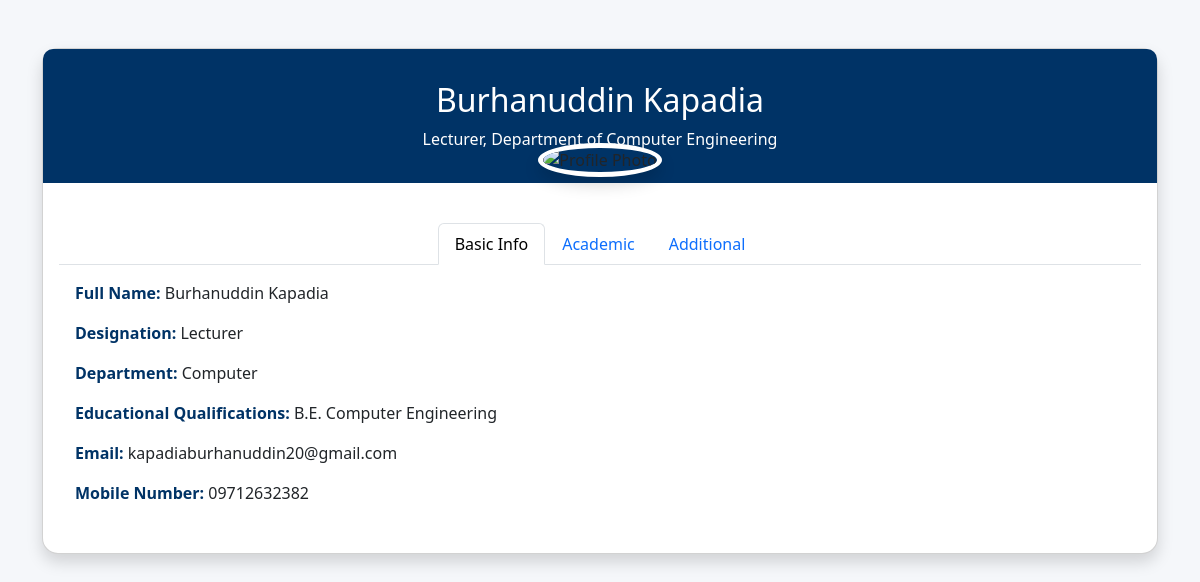
Page /faculty/1 on the committed database.
### tables this page shows
CREATE TABLE "faculty" (
	"id"	INTEGER NOT NULL,
	"name"	VARCHAR(100),
	"designation"	VARCHAR(100),
	"qualification"	VARCHAR(100),
	"email"	VARCHAR(100),
	"photo"	VARCHAR(200),
	"department_name"	TEXT, mobile_number TEXT, expertise TEXT, subjects_taught TEXT, experience TEXT, research_interests TEXT, publications TEXT, awards TEXT, workshops TEXT, certifications TEXT, additional_roles TEXT,
	PRIMARY KEY("id"),
	FOREIGN KEY("department_name") REFERENCES "departments"("id")
);

### app.py (the view)
@app.route('/faculty/<int:faculty_id>')
def faculty_profile(faculty_id):
    conn = sqlite3.connect(os.path.join(app.instance_path, 'gpd_site.db'))
    c = conn.cursor()
    c.execute('''
        SELECT name, designation, department_name, qualification, email, mobile_number, photo,
               expertise, subjects_taught, experience, research_interests,
               publications, awards, workshops, certifications, additional_roles
        FROM faculty
        WHERE id = ?
    ''', (faculty_id,))
    faculty = c.fetchone()
    conn.close()
    if faculty is None:
        flash("Faculty profile not found.", "danger")
        return redirect(url_for('home'))
    faculty_data = {
        "name": faculty[0],
        "designation": faculty[1],
        "department": faculty[2],
        "qualification": faculty[3],
        "email": faculty[4],
        "mobile": faculty[5],
        "photo": faculty[6],
        "expertise": faculty[7],
        "subjects": faculty[8],
        "experience": faculty[9],
        "research": faculty[10],
        "publications": faculty[11].split('|') if faculty[11] else [],
        "awards": faculty[12],
        "workshops": faculty[13].split('|') if faculty[13] else [],
        "certifications": faculty[14].split('|') if faculty[14] else [],
        "roles": faculty[15]
    }
    return render_template('faculty_profile.html', faculty=faculty_data)

### templates/faculty_profile.html (shortened to what this page needs)
<!DOCTYPE html>
<html lang="en">
<head>
  <link href="https://cdn.jsdelivr.net/npm/bootstrap@5.3.3/dist/css/bootstrap.min.css" rel="stylesheet">
</head>
<body>
<div class="container mt-5 mb-5">
  <div class="card shadow rounded-4">
    <div class="profile-header text-center">
      <h2>{{ faculty.name }}</h2>
      <p class="mb-0">{{ faculty.designation }}, Department of {{ faculty.department }} Engineering</p>
    </div>
    <div class="text-center">
      <img src="{{ url_for('static', filename='faculty_photos/' ~ faculty.photo) }}" alt="Profile Photo" class="profile-photo shadow">
    </div>
    <div class="card-body">
      <ul class="nav nav-tabs justify-content-center" id="facultyTab" role="tablist">
        <li class="nav-item" role="presentation">
          <button class="nav-link active" id="basic-tab" data-bs-toggle="tab" data-bs-target="#basic" type="button" role="tab">Basic Info</button>
        </li>
        <li class="nav-item" role="presentation">
          <button class="nav-link" id="academic-tab" data-bs-toggle="tab" data-bs-target="#academic" type="button" role="tab">Academic</button>
        </li>
        <li class="nav-item" role="presentation">
          <button class="nav-link" id="optional-tab" data-bs-toggle="tab" data-bs-target="#optional" type="button" role="tab">Additional</button>
        </li>
      </ul>
      <div class="tab-content" id="facultyTabContent">
        <div class="tab-pane fade show active" id="basic" role="tabpanel">
          <div class="info-block"><strong>Full Name:</strong> {{ faculty.name }}</div>
          <div class="info-block"><strong>Designation:</strong> {{ faculty.designation }}</div>
          <div class="info-block"><strong>Department:</strong> {{ faculty.department }}</div>
          <div class="info-block"><strong>Educational Qualifications:</strong> {{ faculty.qualification }}</div>
          <div class="info-block"><strong>Email:</strong> {{ faculty.email }}</div>
          <div class="info-block"><strong>Mobile Number:</strong> {{ faculty.mobile }}</div>
        </div>
      </div>
    </div>
  </div>
</div>
</body>
</html>

### templates/faculty_profile.html (style rules this page uses)
body { background-color: #f5f7fa; font-family: 'Segoe UI', sans-serif; }
.profile-header { background-color: #003366; color: white; padding: 2rem; border-top-left-radius: 10px; border-top-right-radius: 10px; }
.profile-photo { width: 150px; height: 150px; object-fit: cover; border-radius: 50%; border: 5px solid white; margin-top: -75px; }
.tab-content { padding: 1rem; }
.info-block { margin-bottom: 1rem; }
.info-block strong { color: #003366; }

### rows in the picture
faculty: name "Burhanuddin Kapadia", designation "Lecturer", department "Computer", qualification "B.E. Computer Engineering", email "kapadiaburhanuddin20@gmail.com", mobile "09712632382"
